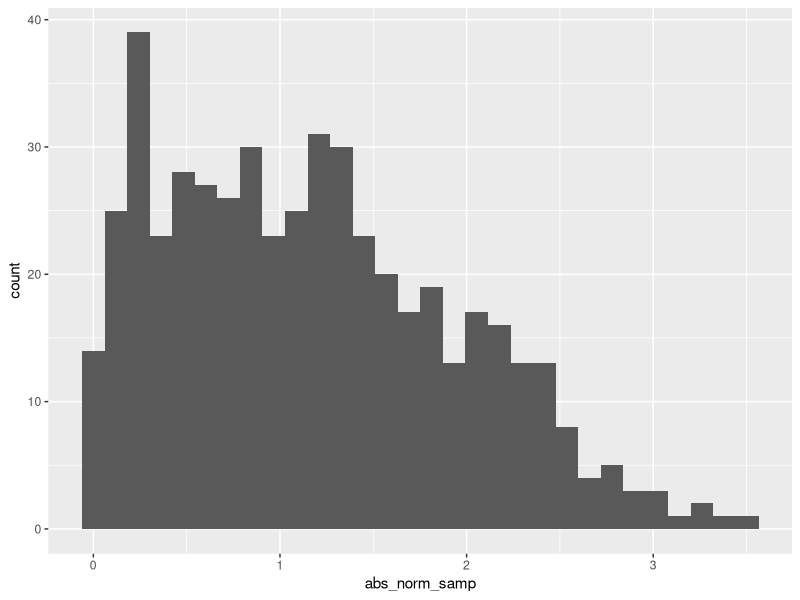

R code for this plot:
## ---- chunk 1
samp = rnorm(100)
length(samp)
## ---- chunk 2
library(tidyverse)

la_df = tibble(
  norm_samp = rnorm(500, mean = 1),
  norm_samp_pos = norm_samp > 0,
  abs_norm_samp = abs(norm_samp)
)

ggplot(la_df, aes(x = abs_norm_samp)) + geom_histogram()

median_samp = median(pull(la_df, norm_samp))
